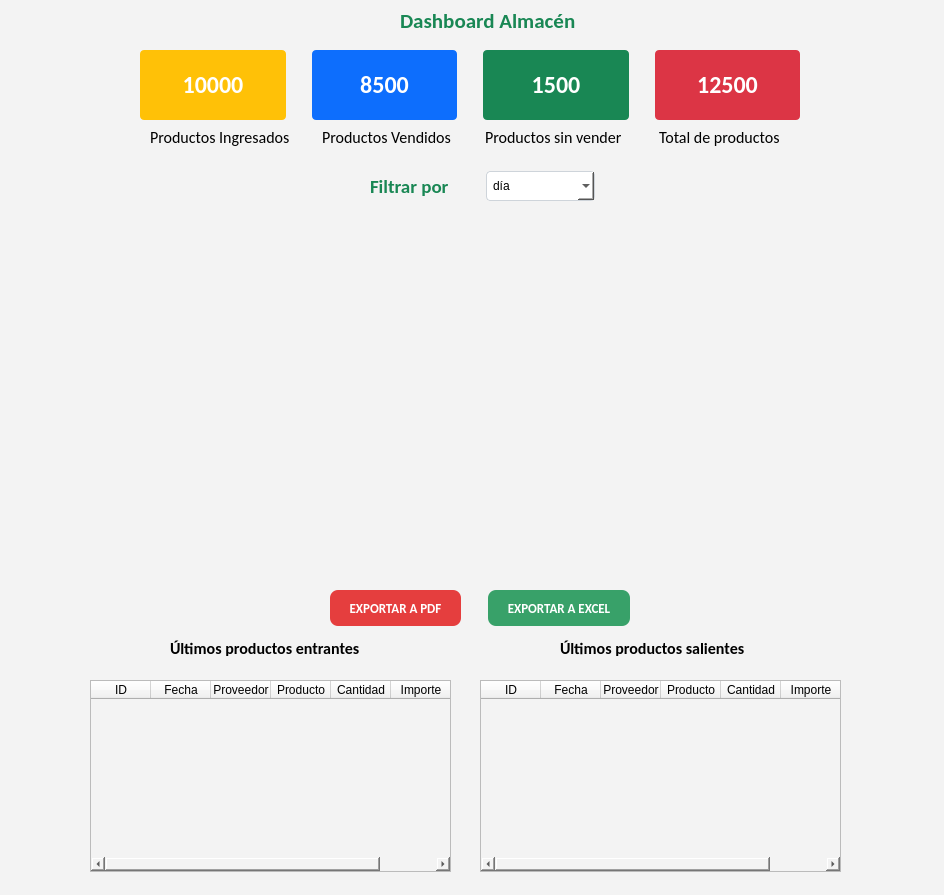
<?xml version="1.0" encoding="UTF-8"?>
<ui version="4.0">
 <class>MainWindow</class>
 <widget class="QMainWindow" name="MainWindow">
  <property name="geometry">
   <rect>
    <x>0</x>
    <y>0</y>
    <width>944</width>
    <height>895</height>
   </rect>
  </property>
  <property name="windowTitle">
   <string>MainWindow</string>
  </property>
  <property name="layoutDirection">
   <enum>Qt::LeftToRight</enum>
  </property>
  <property name="styleSheet">
   <string notr="true">background-color: rgb(243, 243, 243);</string>
  </property>
  <property name="sales-graphic" stdset="0">
   <pixmap>../Pictures/qt-graphics-brigthness.png</pixmap>
  </property>
  <widget class="QWidget" name="centralwidget">
   <widget class="QLabel" name="label">
    <property name="geometry">
     <rect>
      <x>400</x>
      <y>0</y>
      <width>181</width>
      <height>41</height>
     </rect>
    </property>
    <property name="font">
     <font>
      <family>Calibri</family>
      <pointsize>16</pointsize>
      <weight>75</weight>
      <bold>true</bold>
     </font>
    </property>
    <property name="styleSheet">
     <string notr="true">color: #198754;</string>
    </property>
    <property name="text">
     <string>Dashboard Almacén</string>
    </property>
   </widget>
   <widget class="QLabel" name="label_7">
    <property name="geometry">
     <rect>
      <x>240</x>
      <y>220</y>
      <width>491</width>
      <height>341</height>
     </rect>
    </property>
    <property name="text">
     <string/>
    </property>
    <property name="pixmap">
     <pixmap>../Pictures/qt-graphics-brigthness.png</pixmap>
    </property>
    <property name="scaledContents">
     <bool>true</bool>
    </property>
   </widget>
   <widget class="QTableWidget" name="tableWidget">
    <property name="geometry">
     <rect>
      <x>90</x>
      <y>680</y>
      <width>361</width>
      <height>192</height>
     </rect>
    </property>
    <attribute name="horizontalHeaderDefaultSectionSize">
     <number>60</number>
    </attribute>
    <column>
     <property name="text">
      <string>ID</string>
     </property>
    </column>
    <column>
     <property name="text">
      <string>Fecha</string>
     </property>
    </column>
    <column>
     <property name="text">
      <string>Proveedor</string>
     </property>
    </column>
    <column>
     <property name="text">
      <string>Producto</string>
     </property>
    </column>
    <column>
     <property name="text">
      <string>Cantidad</string>
     </property>
    </column>
    <column>
     <property name="text">
      <string>Importe</string>
     </property>
    </column>
   </widget>
   <widget class="QLabel" name="label_8">
    <property name="geometry">
     <rect>
      <x>170</x>
      <y>640</y>
      <width>211</width>
      <height>16</height>
     </rect>
    </property>
    <property name="font">
     <font>
      <family>Calibri</family>
      <pointsize>12</pointsize>
      <weight>75</weight>
      <bold>true</bold>
     </font>
    </property>
    <property name="text">
     <string>Últimos productos entrantes</string>
    </property>
   </widget>
   <widget class="QLabel" name="label_9">
    <property name="geometry">
     <rect>
      <x>560</x>
      <y>640</y>
      <width>211</width>
      <height>16</height>
     </rect>
    </property>
    <property name="font">
     <font>
      <family>Calibri</family>
      <pointsize>12</pointsize>
      <weight>75</weight>
      <bold>true</bold>
     </font>
    </property>
    <property name="text">
     <string>Últimos productos salientes</string>
    </property>
   </widget>
   <widget class="QTableWidget" name="tableWidget_2">
    <property name="geometry">
     <rect>
      <x>480</x>
      <y>680</y>
      <width>361</width>
      <height>192</height>
     </rect>
    </property>
    <attribute name="horizontalHeaderDefaultSectionSize">
     <number>60</number>
    </attribute>
    <column>
     <property name="text">
      <string>ID</string>
     </property>
    </column>
    <column>
     <property name="text">
      <string>Fecha</string>
     </property>
    </column>
    <column>
     <property name="text">
      <string>Proveedor</string>
     </property>
    </column>
    <column>
     <property name="text">
      <string>Producto</string>
     </property>
    </column>
    <column>
     <property name="text">
      <string>Cantidad</string>
     </property>
    </column>
    <column>
     <property name="text">
      <string>Importe</string>
     </property>
    </column>
   </widget>
   <widget class="QWidget" name="layoutWidget">
    <property name="geometry">
     <rect>
      <x>370</x>
      <y>170</y>
      <width>225</width>
      <height>32</height>
     </rect>
    </property>
    <layout class="QHBoxLayout" name="horizontalLayout">
     <item>
      <widget class="QLabel" name="label_3">
       <property name="font">
        <font>
         <family>Calibri</family>
         <pointsize>14</pointsize>
         <weight>75</weight>
         <bold>true</bold>
        </font>
       </property>
       <property name="styleSheet">
        <string notr="true">color: #198754;</string>
       </property>
       <property name="text">
        <string>Filtrar por</string>
       </property>
      </widget>
     </item>
     <item>
      <widget class="QComboBox" name="comboBox">
       <property name="styleSheet">
        <string notr="true">background-color: rgb(255, 255, 255);
border-radius: 4px;
padding: 6px;
border: 1px solid #ced4da;</string>
       </property>
       <item>
        <property name="text">
         <string>día</string>
        </property>
       </item>
       <item>
        <property name="text">
         <string>semana</string>
        </property>
       </item>
       <item>
        <property name="text">
         <string>mes</string>
        </property>
       </item>
       <item>
        <property name="text">
         <string>año</string>
        </property>
       </item>
      </widget>
     </item>
    </layout>
   </widget>
   <widget class="QWidget" name="layoutWidget">
    <property name="geometry">
     <rect>
      <x>140</x>
      <y>50</y>
      <width>660</width>
      <height>98</height>
     </rect>
    </property>
    <layout class="QGridLayout" name="gridLayout">
     <item row="1" column="1" alignment="Qt::AlignHCenter">
      <widget class="QLabel" name="label_4">
       <property name="font">
        <font>
         <family>Calibri</family>
         <pointsize>12</pointsize>
        </font>
       </property>
       <property name="text">
        <string>Productos Vendidos</string>
       </property>
      </widget>
     </item>
     <item row="1" column="2" alignment="Qt::AlignHCenter">
      <widget class="QLabel" name="label_5">
       <property name="font">
        <font>
         <family>Calibri</family>
         <pointsize>12</pointsize>
        </font>
       </property>
       <property name="text">
        <string>Productos sin vender</string>
       </property>
      </widget>
     </item>
     <item row="1" column="0" alignment="Qt::AlignHCenter">
      <widget class="QLabel" name="label_2">
       <property name="font">
        <font>
         <family>Calibri</family>
         <pointsize>12</pointsize>
         <stylestrategy>PreferAntialias</stylestrategy>
        </font>
       </property>
       <property name="layoutDirection">
        <enum>Qt::RightToLeft</enum>
       </property>
       <property name="text">
        <string>Productos Ingresados</string>
       </property>
      </widget>
     </item>
     <item row="1" column="3" alignment="Qt::AlignHCenter">
      <widget class="QLabel" name="label_6">
       <property name="font">
        <font>
         <family>Calibri</family>
         <pointsize>12</pointsize>
        </font>
       </property>
       <property name="text">
        <string>Total de productos</string>
       </property>
      </widget>
     </item>
     <item row="0" column="0" colspan="4">
      <layout class="QHBoxLayout" name="horizontalLayout_2">
       <item>
        <widget class="QPushButton" name="pushButton_3">
         <property name="font">
          <font>
           <family>Calibri</family>
           <pointsize>18</pointsize>
           <weight>75</weight>
           <bold>true</bold>
          </font>
         </property>
         <property name="styleSheet">
          <string notr="true">background-color: #ffc107;
border-radius: 4px;
color: #ffffff;
padding: 20px;
width: 100px;</string>
         </property>
         <property name="text">
          <string>10000</string>
         </property>
        </widget>
       </item>
       <item>
        <spacer name="verticalSpacer">
         <property name="orientation">
          <enum>Qt::Vertical</enum>
         </property>
         <property name="sizeHint" stdset="0">
          <size>
           <width>20</width>
           <height>40</height>
          </size>
         </property>
        </spacer>
       </item>
       <item>
        <widget class="QPushButton" name="pushButton">
         <property name="font">
          <font>
           <family>Calibri</family>
           <pointsize>18</pointsize>
           <weight>75</weight>
           <bold>true</bold>
          </font>
         </property>
         <property name="styleSheet">
          <string notr="true">background-color: rgb(13, 110, 253);
border-radius: 4px;
color: #ffffff;
padding: 20px;
width: 100px;</string>
         </property>
         <property name="text">
          <string>8500</string>
         </property>
        </widget>
       </item>
       <item>
        <spacer name="verticalSpacer_2">
         <property name="orientation">
          <enum>Qt::Vertical</enum>
         </property>
         <property name="sizeHint" stdset="0">
          <size>
           <width>20</width>
           <height>40</height>
          </size>
         </property>
        </spacer>
       </item>
       <item>
        <widget class="QPushButton" name="pushButton_2">
         <property name="font">
          <font>
           <family>Calibri</family>
           <pointsize>18</pointsize>
           <weight>75</weight>
           <bold>true</bold>
          </font>
         </property>
         <property name="styleSheet">
          <string notr="true">background-color: #198754;
border-radius: 4px;
color: #fff;
padding: 20px;
width: 100px;</string>
         </property>
         <property name="text">
          <string>1500</string>
         </property>
        </widget>
       </item>
       <item>
        <spacer name="verticalSpacer_3">
         <property name="orientation">
          <enum>Qt::Vertical</enum>
         </property>
         <property name="sizeHint" stdset="0">
          <size>
           <width>20</width>
           <height>40</height>
          </size>
         </property>
        </spacer>
       </item>
       <item>
        <widget class="QPushButton" name="pushButton_5">
         <property name="font">
          <font>
           <family>Calibri</family>
           <pointsize>18</pointsize>
           <weight>75</weight>
           <bold>true</bold>
          </font>
         </property>
         <property name="styleSheet">
          <string notr="true">background-color: #dc3545;
border-radius: 4px;
color: #ffffff;
padding: 20px;
width: 100px;</string>
         </property>
         <property name="text">
          <string>12500</string>
         </property>
        </widget>
       </item>
      </layout>
     </item>
    </layout>
   </widget>
   <widget class="QPushButton" name="pushButton_6">
    <property name="geometry">
     <rect>
      <x>330</x>
      <y>590</y>
      <width>131</width>
      <height>36</height>
     </rect>
    </property>
    <property name="font">
     <font>
      <family>Calibri</family>
      <pointsize>10</pointsize>
      <weight>75</weight>
      <bold>true</bold>
     </font>
    </property>
    <property name="styleSheet">
     <string notr="true">background-color: #E53E3E;
color: #fff;
border-radius: 8px;
padding: 10px;</string>
    </property>
    <property name="text">
     <string>EXPORTAR A PDF</string>
    </property>
    <property name="icon">
     <iconset>
      <normaloff>../Downloads/icons8-pdf-20.png</normaloff>../Downloads/icons8-pdf-20.png</iconset>
    </property>
   </widget>
   <widget class="QPushButton" name="pushButton_4">
    <property name="geometry">
     <rect>
      <x>488</x>
      <y>590</y>
      <width>142</width>
      <height>36</height>
     </rect>
    </property>
    <property name="font">
     <font>
      <family>Calibri</family>
      <pointsize>10</pointsize>
      <weight>75</weight>
      <bold>true</bold>
     </font>
    </property>
    <property name="styleSheet">
     <string notr="true">background-color: #38A169;
color: #fff;
border-radius: 8px;
padding: 10px;
</string>
    </property>
    <property name="text">
     <string>EXPORTAR A EXCEL</string>
    </property>
    <property name="icon">
     <iconset>
      <normaloff>../Downloads/icons8-excel-20.png</normaloff>../Downloads/icons8-excel-20.png</iconset>
    </property>
   </widget>
  </widget>
  <widget class="QStatusBar" name="statusbar"/>
 </widget>
 <resources/>
 <connections/>
</ui>
